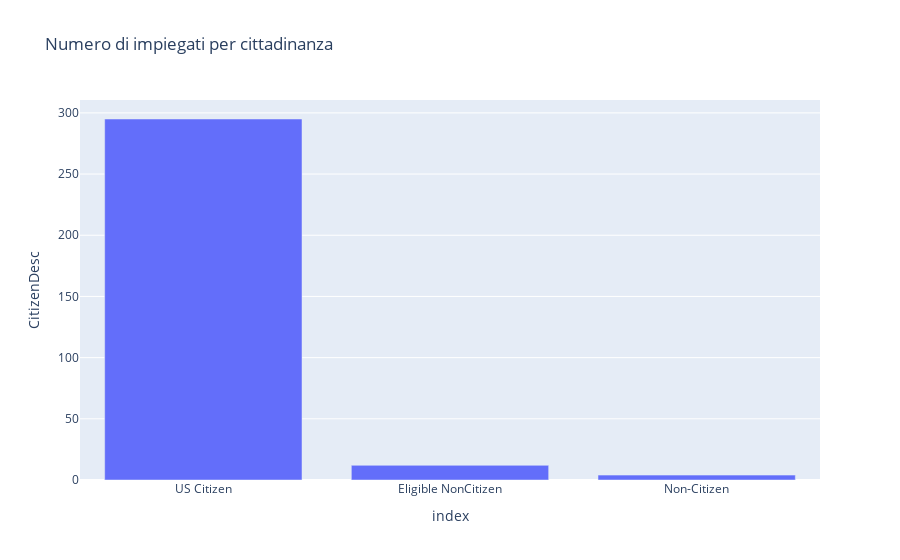

Write notebook code for a chart like this one.
### Markdown cell above
<font color='green' size='4px'>Grafico interattivo</font>

### Code cell
px.bar(sizesCD, y = "CitizenDesc", title = "Numero di impiegati per cittadinanza")

### Figure 1 — Plotly figure (JSON) as saved in the notebook; plotly's stock layout.template omitted (floating-point values rounded to 4 significant figures)
{"data": [{"alignmentgroup": "True", "hovertemplate": "index=%{x}<br>CitizenDesc=%{y}<extra></extra>", "legendgroup": "", "marker": {"color": "#636efa", "pattern": {"shape": ""}}, "name": "", "offsetgroup": "", "orientation": "v", "showlegend": false, "textposition": "auto", "type": "bar", "x": ["US Citizen", "Eligible NonCitizen", "Non-Citizen"], "xaxis": "x", "y": [295, 12, 4], "yaxis": "y"}], "layout": {"barmode": "relative", "legend": {"tracegroupgap": 0}, "title": {"text": "Numero di impiegati per cittadinanza"}, "xaxis": {"anchor": "y", "domain": [0, 1], "title": {"text": "index"}}, "yaxis": {"anchor": "x", "domain": [0, 1], "title": {"text": "CitizenDesc"}}}}
